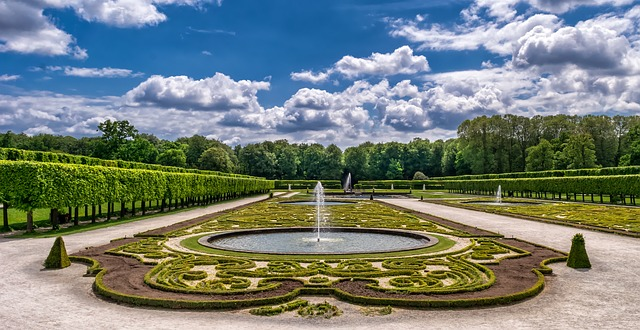
#> input picture garden-2040714_640.jpg, 640 x 330 px
$ python rotate.py
#> lines starting #> are read from the running program, lines starting #| are printed output that depends on the picture
from __future__ import absolute_import, division, print_function
from builtins import (bytes, str, open, super, range,
                      zip, round, input, int, pow, object)

import numpy
import cv2

# from: http://stackoverflow.com/questions/19987039/inverse-perspective-transformation

def CreateTransformationMatrix():

    # Create a rotation matrix
    view_x1 = (view_x-90) * (numpy.pi / 180)
    view_y1 = (view_y-90) * (numpy.pi / 180)
    view_z1 = (view_z-90) * (numpy.pi / 180)
    R_array = numpy.array([view_x1, view_y1, view_z1])

    R, jacobian = cv2.Rodrigues(R_array)
    R[0][2] = 0
    R[1][2] = 0
    R[2][2] = 1

    #Create and combine with translation matrix
    Trans_Mat = numpy.array([[1, 0, -im_w/2],
                        [0, 1, -im_h/2],
                        [0, 0, 1]])

    R_T_Mat = numpy.dot(R, Trans_Mat)
    R_T_Mat[2][2] += im_h

    #Create and combine with camera matriview_x
    Intrinsic_Mat = numpy.array([[im_h, 0, im_w/2],
                           [0, im_h, im_h/2],
                           [0, 0, 1]])

    print(Intrinsic_Mat.__class__.__name__, Intrinsic_Mat.shape, R_T_Mat.__class__.__name__, R_T_Mat.shape)
    rotation_matrix = numpy.dot(Intrinsic_Mat, R_T_Mat)
    return rotation_matrix

def RotateAndDisplayImage():
    M_Transformation_Matrix = CreateTransformationMatrix()
    print("M_Transformation_Matrix", M_Transformation_Matrix)
    persp = cv2.warpPerspective(im, M_Transformation_Matrix, (im_w, im_h))

    cv2.imshow("Distorted", im)
    cv2.imshow("undistorted", persp)

def ResetX(pos):
    global view_x
    view_x = float(pos)
    RotateAndDisplayImage()

def ResetY(pos):
    global view_y
    view_y = float(pos)
    RotateAndDisplayImage()

def ResetZ(pos):
    global view_z
    view_z = float(pos)
    RotateAndDisplayImage()

fn = "garden-2040714_640.jpg"

view_x = view_y = view_z = float(90)
im = cv2.imread(fn)
#> im is the input picture: shape (330, 640, 3); mean B, G, R 120.9, 127.5, 117
im_h, im_w, im_ch_ct = im.shape
#> im_h = 330; im_w = 640; im_ch_ct = 3
cv2.namedWindow("Distorted")
cv2.namedWindow("undistorted")
cv2.createTrackbar("X axis", "undistorted", int(view_x),180, ResetX)
cv2.createTrackbar("Y axis", "undistorted", int(view_y),180, ResetY)
cv2.createTrackbar("Z axis", "undistorted", int(view_z),180, ResetZ)

RotateAndDisplayImage()
#| ndarray (3, 3) ndarray (3, 3)
#| M_Transformation_Matrix [[330.   0. 320.]
#|  [  0. 330. 165.]
#|  [  0.   0. 331.]]
#> in RotateAndDisplayImage, `persp = cv2.warpPerspective(im, M_Transformation_Matrix, (im_w, im_h))`:
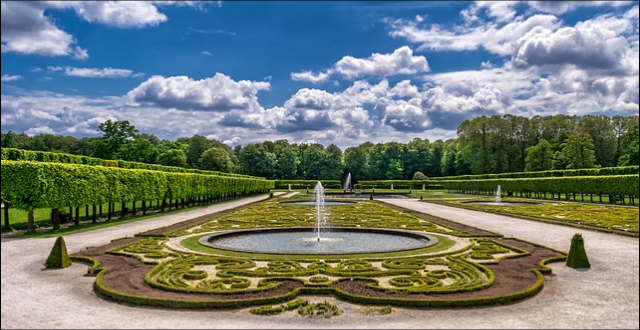
#> persp: shape (330, 640, 3); mean B, G, R 120.2, 126.7, 116.3

cv2.waitKey(0) & 0xff
cv2.destroyWindow("Distorted")
cv2.destroyWindow("undistorted")
